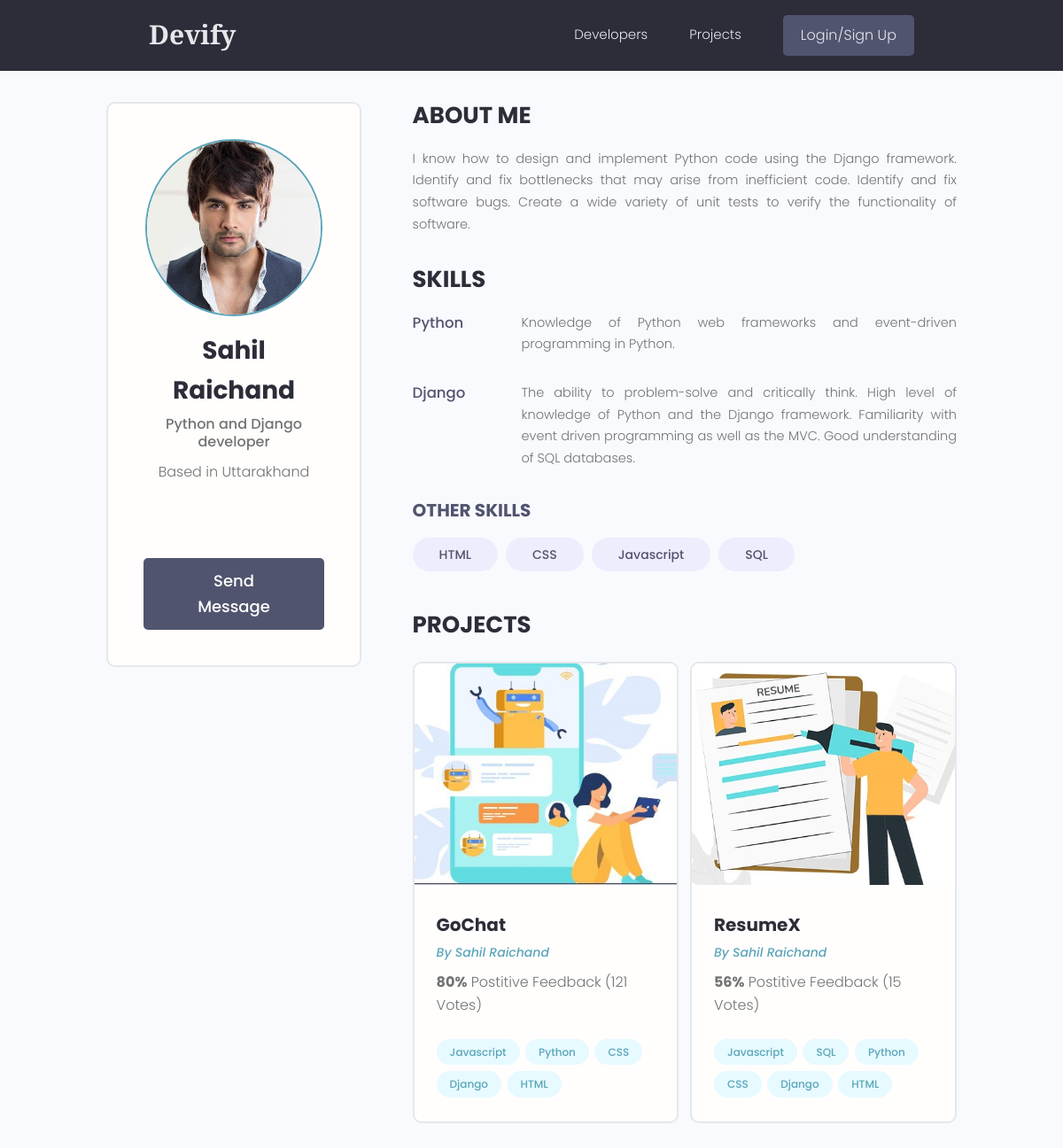
The app's page /profile/f7bc4f9b-01a0-4677-bdb1-d190d4eb31f9/ with its own data.
### users/models.py (models this page shows, shortened)
class Profile(models.Model):
    user = models.OneToOneField(User, on_delete=models.CASCADE , null=True, blank=True)
    name = models.CharField(max_length=200, blank=True, null=True)
    email = models.EmailField(max_length=500,blank=True,null=True)
    username = models.CharField(max_length=200, blank=True, null=True)
    location = models.CharField(max_length=200, blank=True, null=True)
    short_intro = models.CharField(max_length=2000,blank=True,null=True)
    bio = models.TextField(blank=True, null=True)
    profile_image = models.ImageField(blank=True, null=True, upload_to = 'profiles/',default='profiles/user-default.png')
    social_github = models.CharField(max_length=200, blank=True, null=True)
    social_twitter = models.CharField(max_length=200, blank=True, null=True)
    social_linkedin = models.CharField(max_length=200, blank=True, null=True)
    social_youtube = models.CharField(max_length=200, blank=True, null=True)
    social_website = models.CharField(max_length=200, blank=True, null=True)
    created = models.DateTimeField(auto_now_add=True)
    id = models.UUIDField(default=uuid.uuid4, unique=True , primary_key=True, editable=False)
    class Meta:
        ordering = ['name','-created']
    @property
    def imageURL(self):
        try:
            url = self.profile_image.url
        except:
            url = ''
        return url

class Skill(models.Model):
    owner = models.ForeignKey(Profile,on_delete=models.CASCADE , null=True, blank=True )
    name = models.CharField(max_length=200, blank=True, null=True)
    description = models.CharField(max_length=1000,blank=True, null=True)
    created = models.DateTimeField(auto_now_add=True)
    id = models.UUIDField(default=uuid.uuid4, unique=True , primary_key=True, editable=False)

### projects/models.py (models this page shows, shortened)
class Project(models.Model):
    owner = models.ForeignKey(Profile, null=True, blank=True,on_delete=models.CASCADE)
    title = models.CharField(max_length=200)
    description = models.TextField(null=True, blank=True)
    featured_image = models.ImageField(null=True, blank=True,default="default.jpg")
    demo_link = models.CharField(max_length=2000, null=True, blank=True)
    source_link = models.CharField(max_length=2000, null=True, blank=True)
    tags = models.ManyToManyField('Tag',blank=True)
    vote_total = models.IntegerField(default=0,null=True,blank=True)
    vote_ratio = models.IntegerField(default=0,null=True,blank=True)
    created = models.DateTimeField(auto_now_add=True)
    id = models.UUIDField(default=uuid.uuid4, unique=True , primary_key=True, editable=False)
    class Meta:
        ordering = ['-vote_ratio','-vote_total','title','-created']
    @property
    def imageURL(self):
        try:
            url = self.featured_image.url
        except:
            url = ''
        return url

class Tag(models.Model):
    name = models.CharField(max_length=200)
    created = models.DateTimeField(auto_now_add=True)
    id = models.UUIDField(default=uuid.uuid4, unique=True , primary_key=True, editable=False)
    def __str__(self):
        return self.name

### users/views.py (the view)
# urls.py: path('profile/<str:pk>/',views.userProfile,name="user-profile"),
def userProfile(request,pk):
    profile = Profile.objects.get(id=pk)
    skills = profile.skill_set.all()
    context={'profile':profile,'skills':skills}
    return render(request,'users/user-profile.html',context)

### users/templates/users/user-profile.html (shortened to what this page needs)
{% extends 'main.html' %}
{% block content %}
<main class="profile my-md">
    <div class="container">
        <div class="layout">
            <div class="column column--1of3">
                <div class="card text-center">
                    <div class="card__body dev">
                        <img class="avatar avatar--xl" src="{{ profile.imageURL}}" />
                        <h2 class="dev__name">{{profile.name}}</h2>
                        <p class="dev__title">{{profile.short_intro}}</p>
                        <p class="dev__location">Based in {{profile.location}}</p>
                        <ul class="dev__social">
                        </ul>
                        {% if request.user.profile.id != profile.id %}
                        <a href="{% url 'create-message' profile.id %}" class="btn btn--sub btn--lg">Send Message </a>
                        {% endif %}
                    </div>
                </div>
            </div>
            <div class="column column--2of3">
                <div class="devInfo">
                    <h3 class="devInfo__title">About Me</h3>
                    <p class="devInfo__about">{{profile.bio}}</p>
                </div>
                <div class="devInfo">
                    <h3 class="devInfo__title">Skills</h3>
                    <div class="devInfo__skills">
                        {% for skill in skills %}
                        {% if skill.description %}
                        <div class="devSkill">
                            <h4 class="devSkill__title">{{skill.name}}</h4>
                            <p class="devSkill__info">{{skill.description}}</p>
                        </div>
                        {% endif %}
                        {% endfor %}
                        <h3 class="devInfo__subtitle">Other Skills</h3>
                        <div class="devInfo__otherSkills">
                            {% for skill in skills %}
                            {% if skill.description %}
                            {% else %}
                            <span class="tag tag--pill tag--sub tag--lg">
                                <small>{{skill.name}}</small>
                            </span>
                            {% endif %}
                            {% endfor %}
                        </div>
                    </div>
                </div>
                <div class="devInfo">
                    <h3 class="devInfo__title">Projects</h3>
                    <div class="grid grid--two">
                        {% for project in profile.project_set.all %}
                        <div class="column">
                            <div class="card project">
                                <a href="{% url 'project' project.id %}" class="project">
                                    <img class="project__thumbnail" src="{{project.imageURL}}"
                                        alt="project thumbnail" />
                                    <div class="card__body">
                                        <h3 class="project__title">{{project.title}}</h3>
                                        <p><a class="project__author" href="{% url 'user-profile' project.owner.id %}">By {{project.owner.name}}</a></p>
                                        <p class="project--rating">
                                            <span style="font-weight: bold;">{{project.vote_ratio}}%</span> Postitive
                                            Feedback ({{project.vote_total}} Vote{{project.vote_total|pluralize:"s"}})
                                        </p>
                                        <div class="project__tags">
                                            {% for tag in project.tags.all %}
                                            <span class="tag tag--pill tag--main">
                                              <small>{{tag}}</small>
                                            </span>
                                            {% endfor %}
                                        </div>
                                    </div>
                                </a>
                            </div>
                        </div>
                        {% endfor %}
                    </div>
                </div>
            </div>
        </div>
    </div>
</main>
{% endblock %}

### static/styles/app.css (style rules this page uses)
:root { --color-sub: #2d2d39; }
.btn--sub { background-color: var(--color-sub-light); }
.card { border: 2px solid var(--color-light); }
img { width: 100%; }
.profile .card > .dev { padding: 4rem; }
.dev__name { color: var(--color-sub); font-size: 2.8rem; font-weight: 700; margin-top: 1rem; margin-bottom: 0.5rem; }
.dev__title { font-size: 1.6rem; font-weight: 500; line-height: 1.3; }
.dev__location { margin-top: 1rem; }
.dev__social { margin: 3rem 0; list-style: none; display: flex; justify-content: center; gap: 1.5rem; }
.devInfo { margin-bottom: 3rem; }
.devInfo__title, .devInfo__subtitle { font-size: 2.6rem; color: var(--color-sub); text-transform: uppercase; font-weight: 700; margin-bottom: 1.5rem; }
.devInfo__subtitle { font-size: 2rem; color: var(--color-sub-light); }
.devInfo__about, .devSkill__info { font-size: 1.45rem; line-height: 1.7; text-align: justify; }
.devSkill { margin-bottom: 3rem; }
.devSkill__title { font-size: 1.65rem; font-weight: 500; color: var(--color-sub-light); }
@media screen and (min-width: 700px) { .devSkill { display: flex; justify-content: space-between; gap: 3rem; } }
@media screen and (min-width: 700px) { .devSkill__info { flex-basis: 80%; } }
.project__author { font-size: 1.4rem; font-style: italic; }
.project--rating { margin-bottom: 1.6em; margin-top: .5em; }
.project__thumbnail { height: 25rem; object-fit: cover; object-position: top center; }
.project__title { font-size: 2rem; font-weight: 700; color: var(--color-sub); }

### static/uikit/styles/modules/_variables.css (style rules this page uses)
:root { --color-main: #5aa5b9; --color-main-light: #e6faff; --color-sub: #3f4156; --color-sub-light: #51546e; --color-sub-lighter: #ededfd; --color-text: #737373; --color-gray: #8b8b8b; --color-light: #e5e7eb; --color-light-gray: #767676; --color-bg: #f8fafd; --color-white: #fffefd; --color-white-light: #f3f3f3; --color-success: #359e64; --color-success-bg: #def8e8; --color-error: #fc4b0b; --color-error-bg: #fff2ee; --font-base: 'Poppins', arial, helvetica, 'Segoe UI', roboto, ubuntu, sans-serif; --font-monospace: 'Fira Code', 'Courier New', courier, monospace; --font-regular: 300; --font-medium: 500; --font-bold: 700; --generic-shadow: 1px 1px 5px #00000010; --generic-transition: all 0.3s ease-in-out; }

### static/uikit/styles/modules/_base.css (style rules this page uses)
* { margin: 0; padding: 0; box-sizing: border-box; text-rendering: optimizeLegibility; color: inherit; font-size: inherit; }
html { font-size: 50%; }
@media only screen and (min-width: 480px) { html { font-size: 56.25%; } }
@media only screen and (min-width: 1200px) { html { font-size: 62.5%; } }
body { line-height: 1.6; font-weight: 400; font-size: 1.5rem; color: var(--color-text); background-color: var(--color-bg); min-height: 100vh; }

### static/uikit/styles/modules/_typography.css (style rules this page uses)
* { font-family: var(--font-base); }
h2 { font-size: 3.6rem; font-weight: var(--font-bold); }
h3 { font-size: 3.2rem; font-weight: var(--font-medium); }
h4 { font-size: 2.8rem; font-weight: var(--font-medium); }
p, span, strong { font-size: 1.6rem; color: var(--color-text); font-weight: var(--font-regular); }
a { padding-bottom: 2px; text-decoration: none; display: inline-block; color: var(--color-main); font-weight: var(--font-medium); }

### static/uikit/styles/modules/_utilities.css (style rules this page uses)
.container { width: 92%; max-width: 165rem; margin: 0 auto; box-sizing: border-box; }
@media screen and (min-width: 1000px) { .container { width: 90%; } }
@media screen and (min-width: 1200px) { .container { width: 80%; } }
.text-center { text-align: center; }
.my-md { margin: 3rem auto; }

### static/uikit/styles/modules/_avatar.css (style rules this page uses)
.avatar { border-radius: 50%; border: 2px solid var(--color-main); object-fit: cover; }
.avatar--xl { height: 20rem; width: 20rem; }

### static/uikit/styles/modules/_button.css (style rules this page uses)
.btn { display: inline-block; position: relative; cursor: pointer; background-color: var(--color-light); font-weight: var(--font-medium); color: var(--color-sub); text-decoration: none; padding: 1rem 2rem; border-radius: 0.5rem; border: none; width: -webkit-fit-content; width: -moz-fit-content; width: fit-content; height: -webkit-fit-content; height: -moz-fit-content; height: fit-content; font-size: 1.6rem; outline-width: 0; outline-color: transparent; -webkit-backface-visibility: hidden; backface-visibility: hidden; transition: all 0.3s ease-in-out; }
.btn--sub { background-color: var(--color-sub); color: var(--color-white); }
.btn--lg { font-size: 1.8rem; padding: 1.2rem 4.5rem; }

### static/uikit/styles/modules/_card.css (style rules this page uses)
.card { border-radius: 1rem; background-color: var(--color-white); border: 1.5px solid var(--color-light); width: auto; height: auto; margin-top: 0.5rem; margin-bottom: 0.5rem; overflow: hidden; }
.card__body, .card__header { padding: 2rem 2.5rem; }

### records on screen
Profile: imageURL (picture), name "Sahil Raichand", short_intro "Python and Django developer", location "Uttarakhand", bio "I know how to design and implement Python code using the Django framework. Identify and fix bottlenecks that may arise from inefficient code. Identify and fix software bugs. Create a wide variety of unit tests to verify the functionality of software."
Skill: name "Python", description "Knowledge of Python web frameworks and event-driven programming in Python."
Skill: name "Django", description "The ability to problem-solve and critically think. High level of knowledge of Python and the Django framework. Familiarity with event driven programming as well as the MVC. Good understanding of SQL databases."
Skill: name "HTML"
Skill: name "CSS"
Skill: name "Javascript"
Skill: name "SQL"
Project: imageURL (picture), title "GoChat", owner.name "Sahil Raichand", vote_ratio "80", vote_total "121"
Tag: name "Javascript"
Tag: name "Python"
Tag: name "CSS"
Tag: name "Django"
Tag: name "HTML"
Project: imageURL (picture), title "ResumeX", owner.name "Sahil Raichand", vote_ratio "56", vote_total "15"
Tag: name "SQL"
